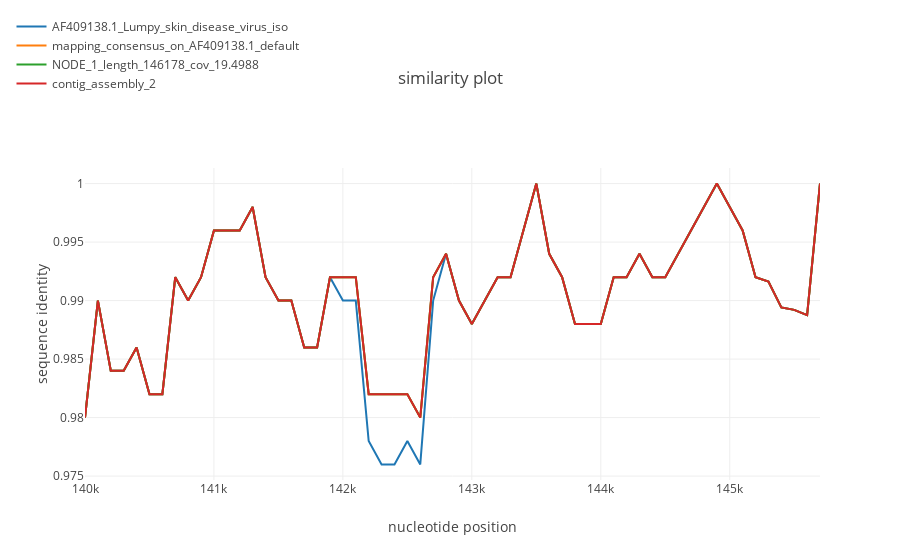

The code cell stored with this chart in its notebook:
### Code cell
simgen("../for_recan_lsdv.fasta", window=500, shift=100, pot_rec=2, region=(140000, 150000))
